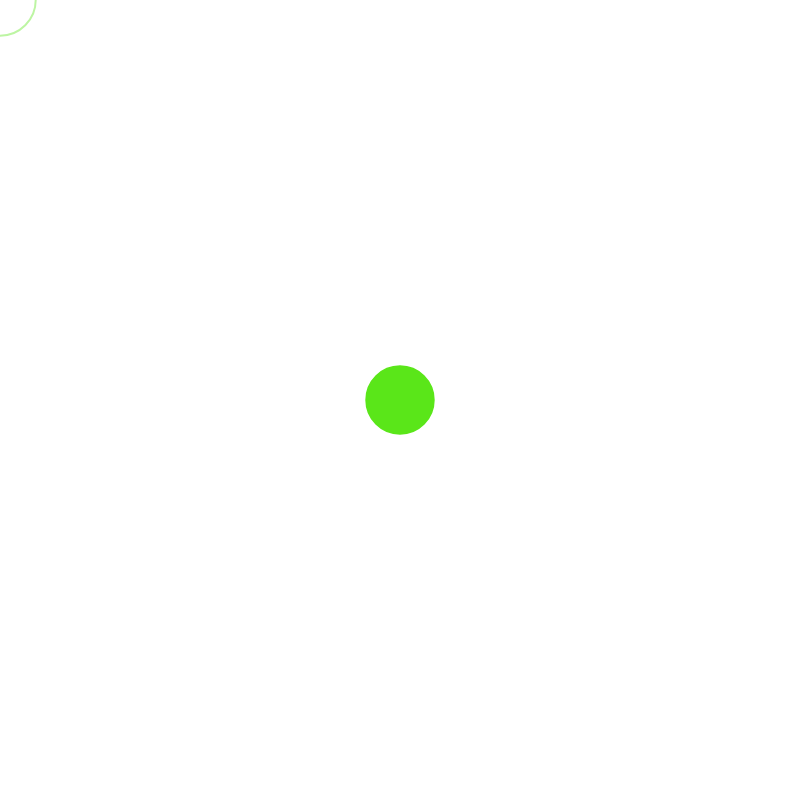
Frame 1 (no input)
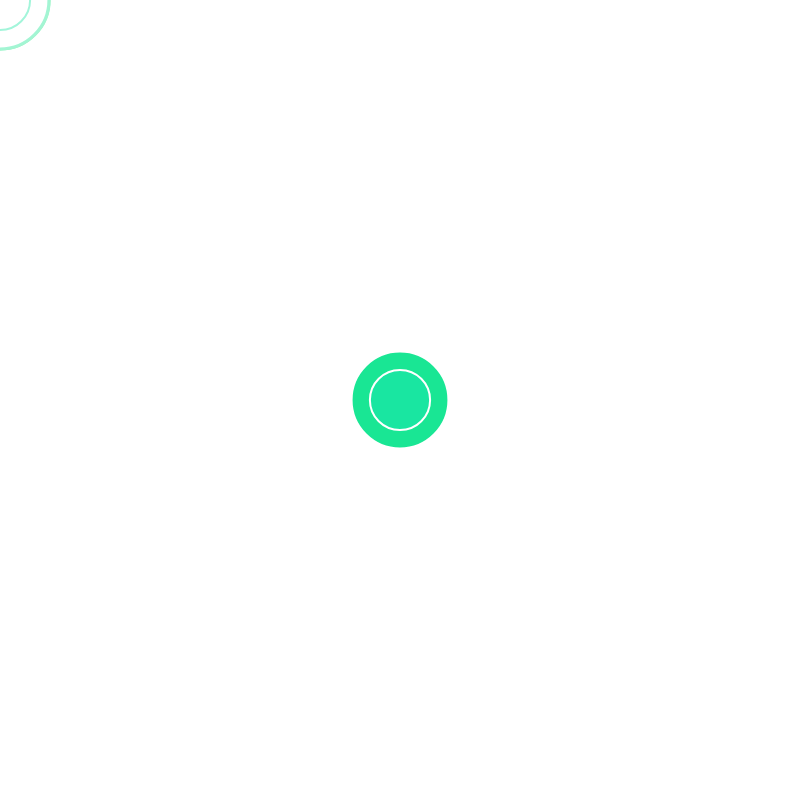
Frame 60 (no input)
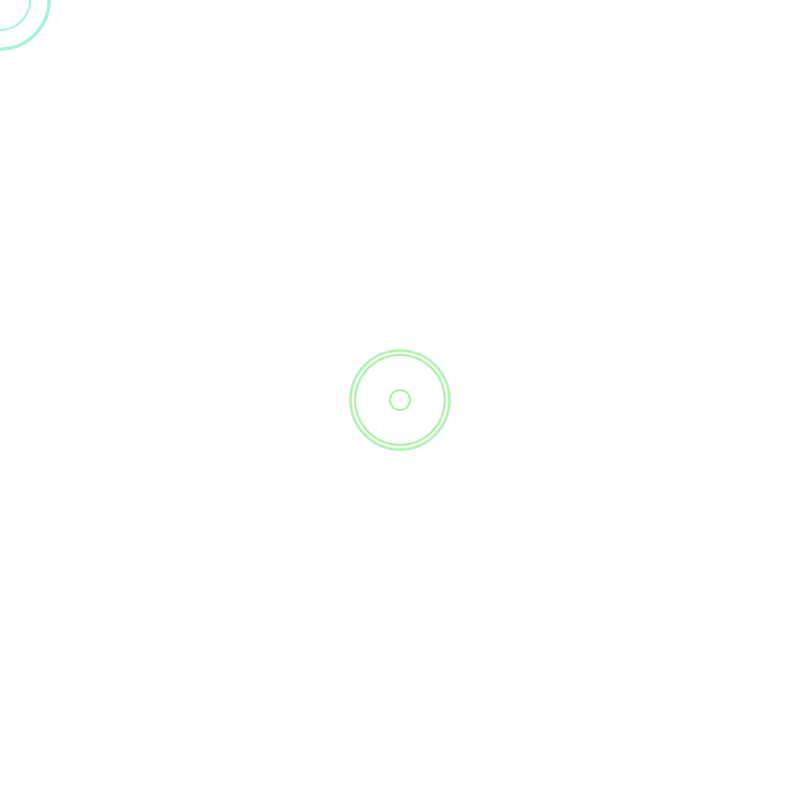
Frame 120 (the mouse pressed at the canvas centre since frame 60)

The p5.js sketch that drew these frames (run headless with seeded random() and noise() and a simulated clock; from frame 60 on, the mouse is pressed at the canvas centre):

// p5.js sketch
// ── sketch.js
function setup() {
  createCanvas(800, 800);
  circleX = width/2;
  circleY = height/2;
  targetX = circleX;
  targetY = circleY;
}

var circleX;
var circleY;
var targetX;
var targetY;
var myhue = 100;

function draw() {
  colorMode(HSL);
  size = random(100);

var circleSize = size;
  myhue += 1;

  stroke(myhue, 80, 80);
  strokeWeight(2);
  // noStroke();
  fill(0, 100, 100);
  ellipse(mouseX, mouseY, circleSize, circleSize);


  if (mouseIsPressed){
    targetX = mouseX;
    targetY = mouseY;
  } else if (true) {
    var xDiff = targetX - circleX;
    var yDiff = targetY - circleY;
    var speed = 0.2;

    circleX = circleX + xDiff * speed;
    circleY = circleY + yDiff * speed;
    fill (myhue, 80, 50);
    strokeWeight(2);
    stroke(0, 100, 100);
    ellipse(circleX, circleY, circleSize, circleSize);
  }

  if (myhue > 200) {
    myhue = 100;
  }
}
